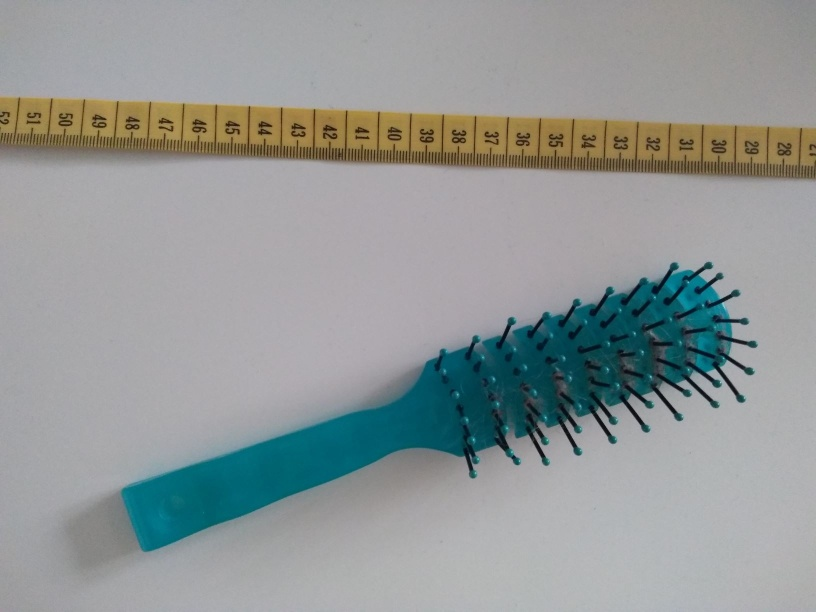
#> input picture szczotka.jpg, 816 x 612 px
$ python resizing.py
#> lines starting #> are read from the running program, lines starting #| are printed output that depends on the picture
import cv2


def resize(filename):
#> called with filename = 'szczotka.jpg'
    oriimg = cv2.imread(filename, 3)
#> oriimg is the input picture: shape (612, 816, 3); mean B, G, R 151, 151.9, 146.5
    imgScale = 0.5
    newX, newY = oriimg.shape[1] * imgScale, oriimg.shape[0] * imgScale
#> newX = 408; newY = 306
    newimg = cv2.resize(oriimg, (int(newX), int(newY)))
    # cv2.imshow("Show by CV2", newimg)
    # cv2.waitKey(0)
    cv2.imwrite(filename, newimg)


resize("szczotka.jpg")
resize("zakreslacz1.jpg")
#> call 2 of resize, with filename = 'zakreslacz1.jpg'
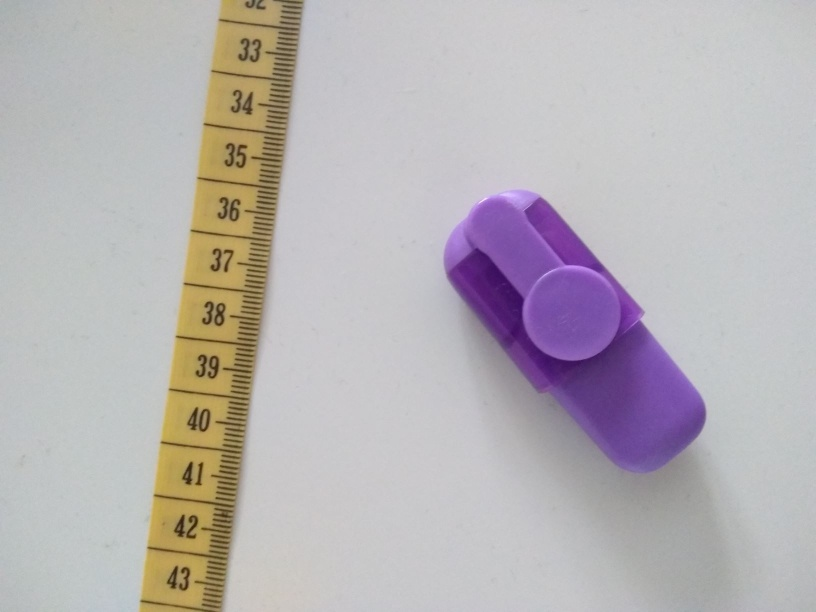
#> input picture zakreslacz1.jpg, 816 x 612 px
#> in resize, oriimg is the input picture: shape (612, 816, 3); mean B, G, R 181.1, 179.3, 184.2
resize("zakreslacz2.jpg")
#> call 3 of resize, with filename = 'zakreslacz2.jpg'
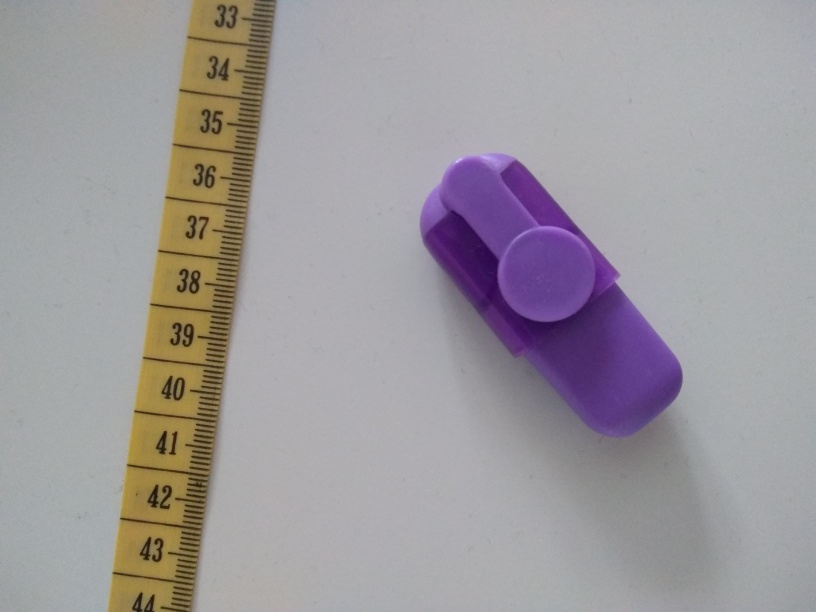
#> input picture zakreslacz2.jpg, 816 x 612 px
#> in resize, oriimg is the input picture: shape (612, 816, 3); mean B, G, R 156.6, 153.5, 158.1
